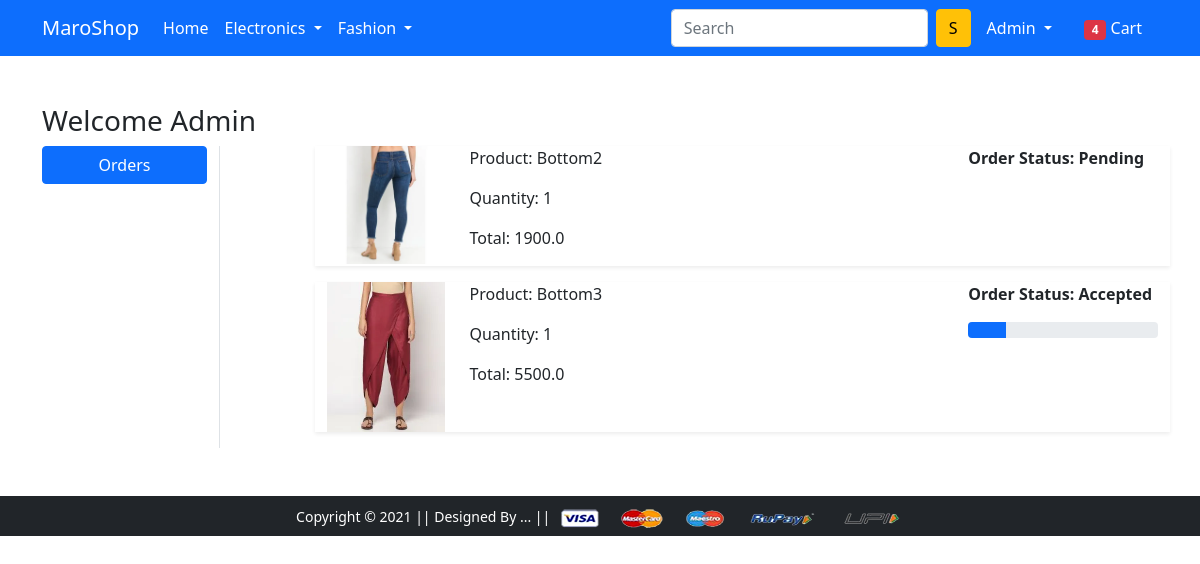
Screenshot of /orders/ (signed in) with the database file from the repository.
### app/models.py (models this page shows, shortened)
class OrderPlaced(models.Model):
    user = models.ForeignKey(User, on_delete=models.CASCADE)
    customer = models.ForeignKey(Customer, on_delete=models.CASCADE)
    product = models.ForeignKey(Product, on_delete=models.CASCADE)
    quantity  =models.PositiveIntegerField(default=1)
    ordered_date = models.DateTimeField(auto_now_add=True)
    status  = models.CharField(choices=STATUS_CHOICES, max_length=50, default='Pending')
    @property
    def total_cost(self):
        return self.quantity * self.product.discounted_price

class Product(models.Model):
    title               = models.CharField(max_length=100)
    selling_price        = models.FloatField()
    discounted_price    = models.FloatField()
    description         = models.TextField()
    brand               = models.CharField(max_length=100)
    category            = models.CharField(choices=CATEGORY_CHOICES, max_length=2)
    product_image       = models.ImageField(upload_to='productimg')

### app/views.py (the view)
# urls.py: path('orders/', views.orders, name='orders'),
@login_required
def orders(request):
    orders = OrderPlaced.objects.filter(user=request.user)
    return render(request, 'app/orders.html', {'orders': orders})

### app/templates/app/orders.html (shortened to what this page needs)
{% extends 'app/base.html' %}
{% load static %}
{% block main-content %}
<div class="container my-5">
 <div class="row">
 <h3>Welcome {{request.user.username|capfirst}}</h3>
  <div class="col-sm-2 border-end">
   <ul class="list-unstyled">
    <li class="d-grid"><a href="{% url 'orders' %}" class="btn btn-primary">Orders</a></li>
   </ul>
  </div>
  <div class="col-sm-9 offset-sm-1">
    {% for order in orders %}
   <div class="row shadow-sm mb-3">
    <div class="col-sm-2">
        <img src="{{order.product.product_image.url}}" alt="" class="img-fluid" height: "100px">
    </div>
    <div class="col-sm-7">
        <p>Product: {{order.product.title}}</p>
        <p>Quantity: {{order.quantity}}</p>
        <p>Total: {{order.total_cost}}</p>
    </div>
    <div class="col-sm-3 fw-bold">
        <p>Order Status: {{order.status}}</p>
        {% if order.status == "Accepted"%}
        <div class="progress">
            <div class="progress-bar" role="progressbar" style="width: 20%" aria-valuenow="20" aria-valuemin ="0" aria-valuemax ="100"></div>
        </div>
        {% endif %}
    </div>
   </div>
   {% endfor %}
  </div>
 </div>
</div>
{% endblock main-content %}

### app/templates/app/base.html (shortened to what this page needs)
<!doctype html>
{% load static %}
<html lang="en">
  <head>
    <link href="https://cdn.jsdelivr.net/npm/bootstrap@5.0.0-beta1/dist/css/bootstrap.min.css" rel="stylesheet">
    <link rel="stylesheet" href="{% static 'app/css/owl.carousel.min.css' %}">
    <link rel="stylesheet" href="{% static 'app/css/all.min.css' %}">
    <link rel="stylesheet" href="{% static 'app/css/style.css' %}">
  </head>
  <body>
    <nav class="navbar navbar-expand-lg navbar-dark bg-primary">
     <div class="container">
       <a class="navbar-brand" href="/">MaroShop</a>
       <div class="collapse navbar-collapse" id="navbarSupportedContent">
         <ul class="navbar-nav me-auto mb-2 mb-lg-0">
           <li class="nav-item">
             <a class="nav-link active" aria-current="page" href="/">Home</a>
           </li>
           <li class="nav-item dropdown">
             <a class="nav-link dropdown-toggle text-white" href="#" id="electronicsDropdown" role="button" data-bs-toggle="dropdown" aria-expanded="false">
               Electronics
             </a>
           </li>
           <li class="nav-item dropdown">
             <a class="nav-link dropdown-toggle text-white" href="#" id="fashionDropdown" role="button" data-bs-toggle="dropdown" aria-expanded="false">
               Fashion
             </a>
           </li>
         </ul>
         <form class="d-flex">
           <input class="form-control me-2" type="search" placeholder="Search" aria-label="Search">
           <button class="btn btn-warning" type="submit">S</button>
         </form>
         <div>
          <ul class="navbar-nav me-auto mb-2 mb-lg-0">
            {% if request.user.is_authenticated %}
           <li class="nav-item dropdown mx-2">
              <a class="nav-link dropdown-toggle text-white" href="#" id="profileDropdown" role="button" data-bs-toggle="dropdown" aria-expanded="false">
                {{request.user.username| capfirst}}
              </a>
            </li>
            <li class="nav-item mx-2">
             <a href="{% url 'showcart' %}" class="nav-link text-white"><span class="badge bg-danger">4</span> Cart </a>
            </li>
            {% endif %}
          </ul>
         </div>
       </div>
     </div>
    </nav>
    {% block main-content %} {% endblock main-content %}
    <footer class="container-fluid bg-dark text-center p-2 mt-5">
        <small class="text-white">Copyright &copy; 2021 || Designed By ... || </small>
        <img src="{% static 'app/images/payment.png' %}" alt="" srcset="" class="img-fluid" height="2px">
    </footer>
  </body>
</html>

### rows the page displays
OrderPlaced: product.product_image (picture), product "Bottom2", quantity "1", total_cost "1900.0", status "Pending"
OrderPlaced: product.product_image (picture), product "Bottom3", quantity "1", total_cost "5500.0", status "Accepted"

### other values shown
{{ request.user.username| capfirst }} "Admin"
{{ request.user.username|capfirst }} "Admin"
